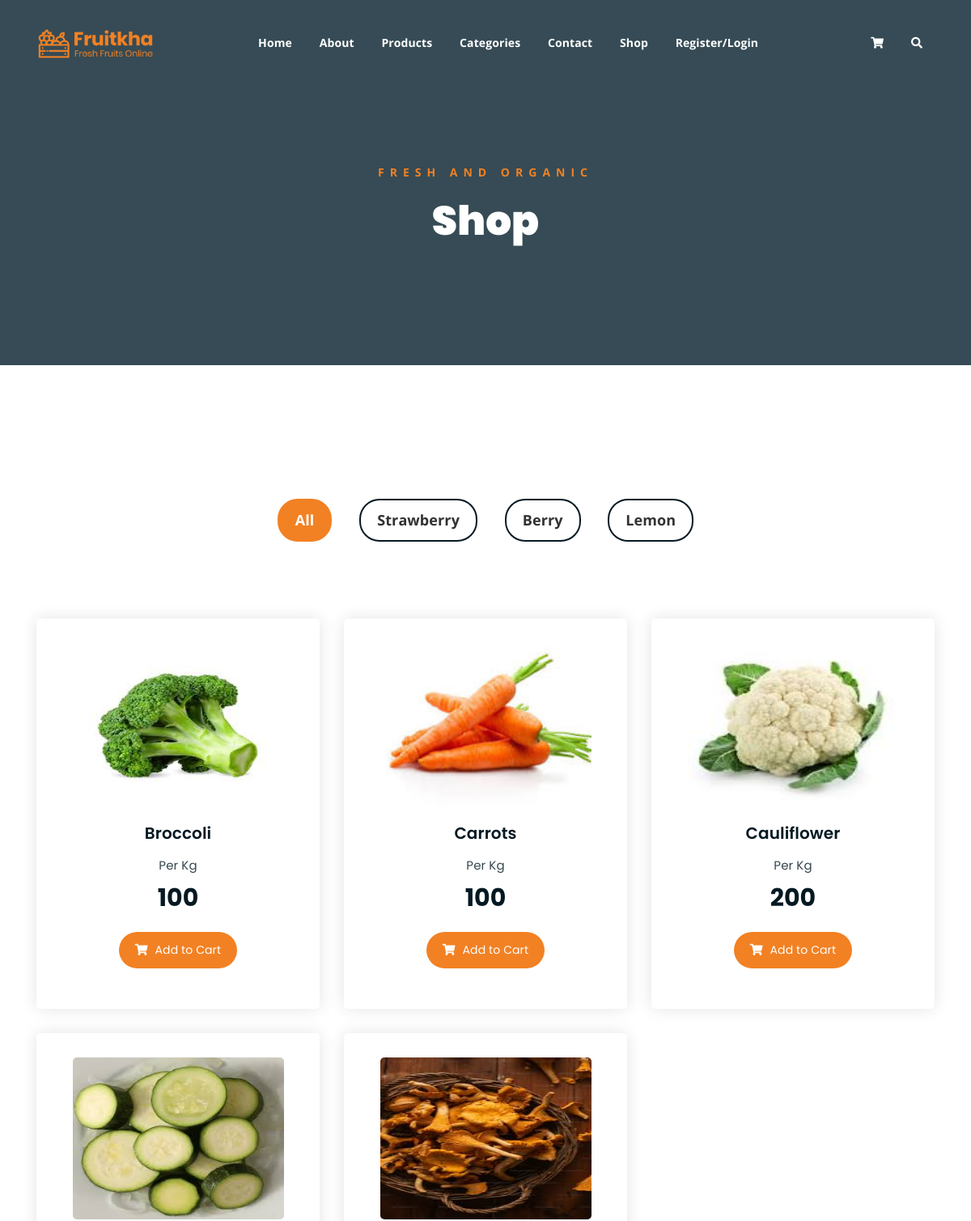
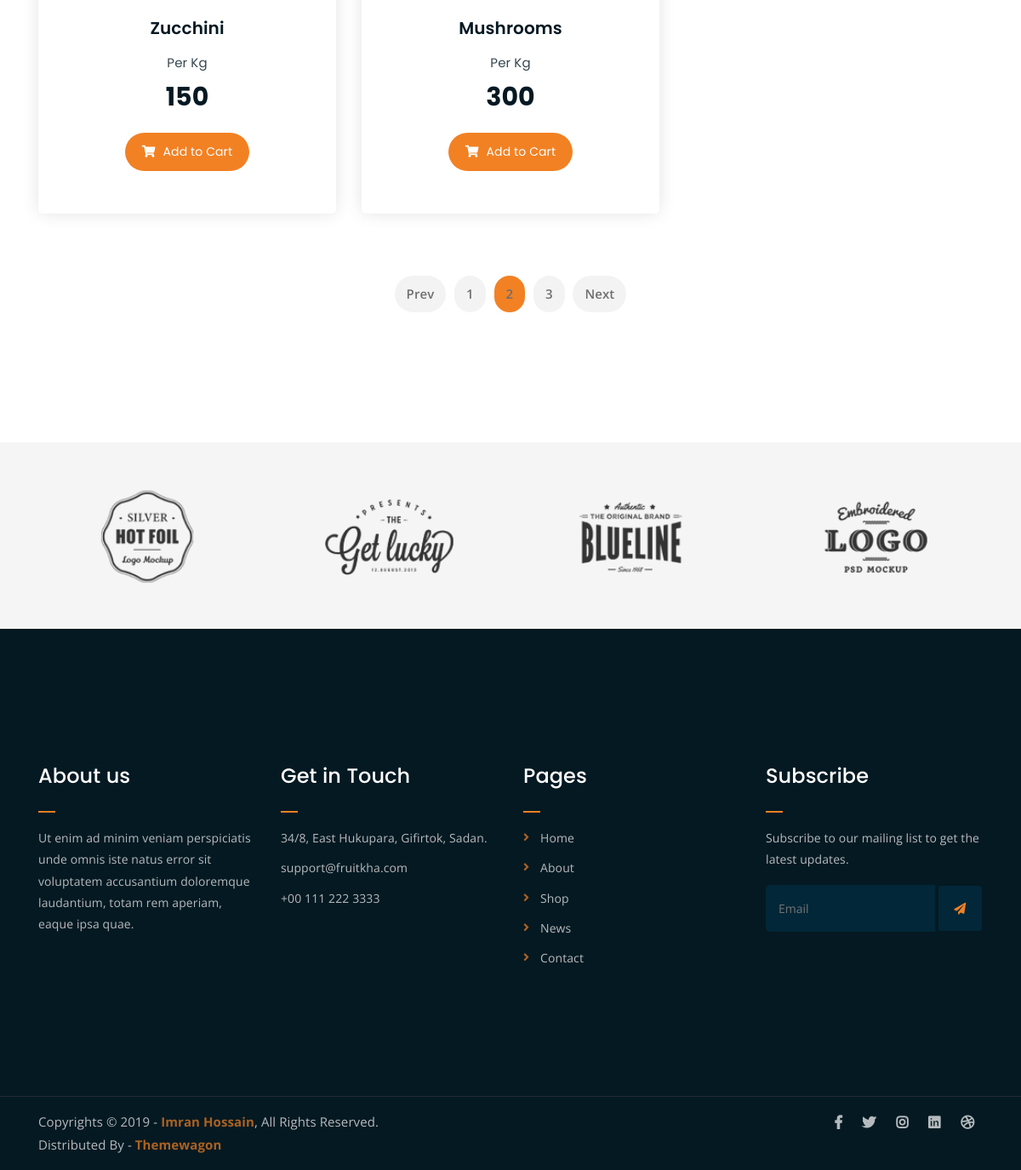
Screenshot of /filtered_product/Vegetables/ with the database file from the repository (2 pictures, top to bottom).
### AdminApp/models.py (models this page shows)
class productDB(models.Model):
    cat_name = models.CharField(max_length=100,null=True,blank=True)
    pro_name = models.CharField(max_length=100, null=True, blank=True)
    pro_price = models.IntegerField(null=True, blank=True)
    pro_des = models.CharField(max_length=100, null=True, blank=True)
    pro_quantity = models.CharField(max_length=100, null=True, blank=True)
    pro_image = models.ImageField(upload_to="Product_Image", null=True, blank=True)

### WebApp/views.py (the view)
# urls.py: path('filtered_product/<category_name>/', views.filtered_product, name="filtered_product"),
def filtered_product(req,category_name):
    category = categoryDB.objects.all()
    pro=productDB.objects.filter(cat_name=category_name)
    return render(req,"filtered_product.html",{'pro':pro,'category':category})

### WebApp/templates/filtered_product.html (shortened to what this page needs)
<!DOCTYPE html>
{% load static %}
<html lang="en">
<head>
	<link rel="stylesheet" href="{% static 'home/css/all.min.css' %}">
	<link rel="stylesheet" href="{% static 'home/bootstrap/css/bootstrap.min.css' %}">
	<link rel="stylesheet" href="{% static 'home/css/owl.carousel.css' %}">
	<link rel="stylesheet" href="{% static 'home/css/magnific-popup.css' %}">
	<link rel="stylesheet" href="{% static 'home/css/animate.css' %}">
	<link rel="stylesheet" href="{% static 'home/css/meanmenu.min.css' %}">
	<link rel="stylesheet" href="{% static 'home/css/main.css' %}">
	<link rel="stylesheet" href="{% static 'home/css/responsive.css' %}">
</head>
<body>
	<div class="top-header-area" id="sticker">
		<div class="container">
			<div class="row">
				<div class="col-lg-12 col-sm-12 text-center">
					<div class="main-menu-wrap">
						<div class="site-logo">
							<a href="index.html">
								<img src="{% static 'home/img/logo.png' %}" alt="">
							</a>
						</div>
						<nav class="main-menu">
							<ul>
								<li><a href="{% url 'home_page' %}">Home</a></li>
								<li><a href="{% url 'about' %}">About</a></li>
								<li><a href="{% url 'our_product' %}">Products</a>
								</li>
								<li><a href="news.html">Categories</a>
								</li>
								<li><a href="{% url 'contact' %}">Contact</a></li>
								<li><a href="shop.html">Shop</a>
								</li>
								{% if request.session.username %}
                                <li><a href="{% url 'user_logout' %}">Welcome {{request.session.username}}/Logout</a></li>
								{% else %}
                                <li><a href="{% url 'user_register' %}">Register/Login</a></li>
								{% endif %}
								<li>
									<div class="header-icons">
										<a class="shopping-cart" href="cart.html"><i class="fas fa-shopping-cart"></i></a>
										<a class="mobile-hide search-bar-icon" href="#"><i class="fas fa-search"></i></a>
									</div>
								</li>
							</ul>
						</nav>
					</div>
				</div>
			</div>
		</div>
	</div>
	<div class="breadcrumb-section breadcrumb-bg">
		<div class="container">
			<div class="row">
				<div class="col-lg-8 offset-lg-2 text-center">
					<div class="breadcrumb-text">
						<p>Fresh and Organic</p>
						<h1>Shop</h1>
					</div>
				</div>
			</div>
		</div>
	</div>
	<div class="product-section mt-150 mb-150">
		<div class="container">
			<div class="row">
                <div class="col-md-12">
                    <div class="product-filters">
                        <ul>
                            <li class="active" data-filter="*">All</li>
                            <li data-filter=".strawberry">Strawberry</li>
                            <li data-filter=".berry">Berry</li>
                            <li data-filter=".lemon">Lemon</li>
                        </ul>
                    </div>
                </div>
            </div>
			<div class="row product-lists">
				{% for d in pro %}
				<div class="col-lg-4 col-md-6 text-center strawberry">
					<div class="single-product-item">
						<div class="product-image">
							<a href="{% url 'single_product' pro_id=d.id %}"><img src="{{d.pro_image.url}}" alt="" height="200px;"></a>
						</div>
						<h3>{{d.pro_name}}</h3>
						<p class="product-price"><span>Per Kg</span>{{d.pro_price}}</p>
						<a href="cart.html" class="cart-btn"><i class="fas fa-shopping-cart"></i> Add to Cart</a>
					</div>
				</div>
				{% endfor %}
			</div>
			<div class="row">
				<div class="col-lg-12 text-center">
					<div class="pagination-wrap">
						<ul>
							<li><a href="#">Prev</a></li>
							<li><a href="#">1</a></li>
							<li><a class="active" href="#">2</a></li>
							<li><a href="#">3</a></li>
							<li><a href="#">Next</a></li>
						</ul>
					</div>
				</div>
			</div>
		</div>
	</div>
	<div class="logo-carousel-section">
		<div class="container">
			<div class="row">
				<div class="col-lg-12">
					<div class="logo-carousel-inner">
						<div class="single-logo-item">
							<img src="assets/img/company-logos/1.png" alt="">
						</div>
						<div class="single-logo-item">
							<img src="assets/img/company-logos/2.png" alt="">
						</div>
						<div class="single-logo-item">
							<img src="assets/img/company-logos/3.png" alt="">
						</div>
						<div class="single-logo-item">
							<img src="assets/img/company-logos/4.png" alt="">
						</div>
					</div>
				</div>
			</div>
		</div>
	</div>
	<div class="footer-area">
		<div class="container">
			<div class="row">
				<div class="col-lg-3 col-md-6">
					<div class="footer-box about-widget">
						<h2 class="widget-title">About us</h2>
						<p>Ut enim ad minim veniam perspiciatis unde omnis iste natus error sit voluptatem accusantium doloremque laudantium, totam rem aperiam, eaque ipsa quae.</p>
					</div>
				</div>
				<div class="col-lg-3 col-md-6">
					<div class="footer-box get-in-touch">
						<h2 class="widget-title">Get in Touch</h2>
						<ul>
							<li>34/8, East Hukupara, Gifirtok, Sadan.</li>
							<li>support@fruitkha.com</li>
							<li>+00 111 222 3333</li>
						</ul>
					</div>
				</div>
				<div class="col-lg-3 col-md-6">
					<div class="footer-box pages">
						<h2 class="widget-title">Pages</h2>
						<ul>
							<li><a href="index.html">Home</a></li>
							<li><a href="about.html">About</a></li>
							<li><a href="services.html">Shop</a></li>
							<li><a href="news.html">News</a></li>
							<li><a href="contact.html">Contact</a></li>
						</ul>
					</div>
				</div>
				<div class="col-lg-3 col-md-6">
					<div class="footer-box subscribe">
						<h2 class="widget-title">Subscribe</h2>
						<p>Subscribe to our mailing list to get the latest updates.</p>
						<form action="index.html">
							<input type="email" placeholder="Email">
							<button type="submit"><i class="fas fa-paper-plane"></i></button>
						</form>
					</div>
				</div>
			</div>
		</div>
	</div>
	<div class="copyright">
		<div class="container">
			<div class="row">
				<div class="col-lg-6 col-md-12">
					<p>Copyrights &copy; 2019 - <a href="https://imransdesign.com/">Imran Hossain</a>,  All Rights Reserved.<br>
						Distributed By - <a href="https://themewagon.com/">Themewagon</a>
					</p>
				</div>
				<div class="col-lg-6 text-right col-md-12">
					<div class="social-icons">
						<ul>
							<li><a href="#" target="_blank"><i class="fab fa-facebook-f"></i></a></li>
							<li><a href="#" target="_blank"><i class="fab fa-twitter"></i></a></li>
							<li><a href="#" target="_blank"><i class="fab fa-instagram"></i></a></li>
							<li><a href="#" target="_blank"><i class="fab fa-linkedin"></i></a></li>
							<li><a href="#" target="_blank"><i class="fab fa-dribbble"></i></a></li>
						</ul>
					</div>
				</div>
			</div>
		</div>
	</div>
</body>
</html>

### rows the page displays
productDB: pro_image (picture), pro_name "Broccoli", pro_price "100"
productDB: pro_image (picture), pro_name "Carrots", pro_price "100"
productDB: pro_image (picture), pro_name "Cauliflower", pro_price "200"
productDB: pro_image (picture), pro_name "Zucchini", pro_price "150"
productDB: pro_image (picture), pro_name "Mushrooms", pro_price "300"
